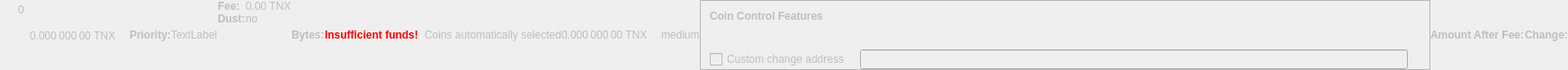
    <widget class="QWidget" name="dummyHideWidget" native="true">
     <property name="enabled">
      <bool>false</bool>
     </property>
     <property name="maximumSize">
      <size>
       <width>100</width>
       <height>22</height>
      </size>
     </property>
     <layout class="QHBoxLayout" name="dummyHideLayout">
      <property name="spacing">
       <number>0</number>
      </property>
      <property name="leftMargin">
       <number>0</number>
      </property>
      <property name="topMargin">
       <number>0</number>
      </property>
      <property name="rightMargin">
       <number>0</number>
      </property>
      <property name="bottomMargin">
       <number>0</number>
      </property>
      <item>
       <layout class="QFormLayout" name="formLayoutCoinControl1">
        <property name="horizontalSpacing">
         <number>10</number>
        </property>
        <property name="verticalSpacing">
         <number>14</number>
        </property>
        <property name="leftMargin">
         <number>10</number>
        </property>
        <property name="topMargin">
         <number>4</number>
        </property>
        <property name="rightMargin">
         <number>6</number>
        </property>
        <item row="0" column="1">
         <widget class="QLabel" name="labelCoinControlBytes">
          <property name="cursor">
           <cursorShape>IBeamCursor</cursorShape>
          </property>
          <property name="contextMenuPolicy">
           <enum>Qt::ActionsContextMenu</enum>
          </property>
          <property name="text">
           <string notr="true">0</string>
          </property>
          <property name="textInteractionFlags">
           <set>Qt::LinksAccessibleByMouse|Qt::TextSelectableByKeyboard|Qt::TextSelectableByMouse</set>
          </property>
         </widget>
        </item>
       </layout>
      </item>
      <item>
       <widget class="QLabel" name="labelCoinControlAfterFee">
        <property name="enabled">
         <bool>false</bool>
        </property>
        <property name="sizePolicy">
         <sizepolicy hsizetype="Fixed" vsizetype="Fixed">
          <horstretch>0</horstretch>
          <verstretch>0</verstretch>
         </sizepolicy>
        </property>
        <property name="minimumSize">
         <size>
          <width>111</width>
          <height>12</height>
         </size>
        </property>
        <property name="maximumSize">
         <size>
          <width>111</width>
          <height>12</height>
         </size>
        </property>
        <property name="cursor">
         <cursorShape>IBeamCursor</cursorShape>
        </property>
        <property name="contextMenuPolicy">
         <enum>Qt::ActionsContextMenu</enum>
        </property>
        <property name="text">
         <string notr="true">0.000 000 00 TNX</string>
        </property>
        <property name="textInteractionFlags">
         <set>Qt::LinksAccessibleByMouse|Qt::TextSelectableByKeyboard|Qt::TextSelectableByMouse</set>
        </property>
       </widget>
      </item>
      <item>
       <widget class="QLabel" name="labelCoinControlPriorityText">
        <property name="enabled">
         <bool>false</bool>
        </property>
        <property name="font">
         <font>
          <weight>75</weight>
          <bold>true</bold>
         </font>
        </property>
        <property name="text">
         <string>Priority:</string>
        </property>
       </widget>
      </item>
      <item>
       <layout class="QHBoxLayout" name="horizontalLayout">
        <item>
         <widget class="QLabel" name="WarningLabel">
          <property name="text">
           <string>TextLabel</string>
          </property>
         </widget>
        </item>
       </layout>
      </item>
      <item>
       <layout class="QFormLayout" name="formLayoutCoinControl3">
        <property name="horizontalSpacing">
         <number>0</number>
        </property>
        <property name="verticalSpacing">
         <number>0</number>
        </property>
        <property name="leftMargin">
         <number>0</number>
        </property>
        <property name="topMargin">
         <number>0</number>
        </property>
        <property name="rightMargin">
         <number>0</number>
        </property>
        <item row="0" column="0">
         <widget class="QLabel" name="labelCoinControlFeeText">
          <property name="enabled">
           <bool>false</bool>
          </property>
          <property name="font">
           <font>
            <weight>75</weight>
            <bold>true</bold>
           </font>
          </property>
          <property name="text">
           <string>Fee:</string>
          </property>
          <property name="margin">
           <number>0</number>
          </property>
         </widget>
        </item>
        <item row="0" column="1">
         <widget class="QLabel" name="labelCoinControlFee">
          <property name="enabled">
           <bool>false</bool>
          </property>
          <property name="cursor">
           <cursorShape>IBeamCursor</cursorShape>
          </property>
          <property name="contextMenuPolicy">
           <enum>Qt::ActionsContextMenu</enum>
          </property>
          <property name="text">
           <string notr="true">0.00 TNX</string>
          </property>
          <property name="textInteractionFlags">
           <set>Qt::LinksAccessibleByMouse|Qt::TextSelectableByKeyboard|Qt::TextSelectableByMouse</set>
          </property>
         </widget>
        </item>
        <item row="1" column="0">
         <widget class="QLabel" name="labelCoinControlLowOutputText">
          <property name="enabled">
           <bool>false</bool>
          </property>
          <property name="font">
           <font>
            <weight>75</weight>
            <bold>true</bold>
           </font>
          </property>
          <property name="text">
           <string>Dust:</string>
          </property>
         </widget>
        </item>
        <item row="1" column="1">
         <widget class="QLabel" name="labelCoinControlLowOutput">
          <property name="enabled">
           <bool>false</bool>
          </property>
          <property name="cursor">
           <cursorShape>IBeamCursor</cursorShape>
          </property>
          <property name="contextMenuPolicy">
           <enum>Qt::ActionsContextMenu</enum>
          </property>
          <property name="text">
           <string>no</string>
          </property>
          <property name="textInteractionFlags">
           <set>Qt::LinksAccessibleByMouse|Qt::TextSelectableByKeyboard|Qt::TextSelectableByMouse</set>
          </property>
         </widget>
        </item>
       </layout>
      </item>
      <item>
       <widget class="QLabel" name="labelCoinControlBytesText">
        <property name="enabled">
         <bool>false</bool>
        </property>
        <property name="font">
         <font>
          <weight>75</weight>
          <bold>true</bold>
         </font>
        </property>
        <property name="text">
         <string>Bytes:</string>
        </property>
       </widget>
      </item>
      <item>
       <layout class="QFormLayout" name="formLayoutCoinControl2">
        <property name="horizontalSpacing">
         <number>0</number>
        </property>
        <property name="verticalSpacing">
         <number>0</number>
        </property>
        <property name="leftMargin">
         <number>0</number>
        </property>
        <property name="topMargin">
         <number>0</number>
        </property>
        <property name="rightMargin">
         <number>0</number>
        </property>
       </layout>
      </item>
      <item>
       <layout class="QHBoxLayout" name="horizontalLayoutCoinControl2">
        <property name="spacing">
         <number>0</number>
        </property>
        <property name="bottomMargin">
         <number>0</number>
        </property>
       </layout>
      </item>
      <item>
       <widget class="QLabel" name="labelCoinControlInsuffFunds">
        <property name="enabled">
         <bool>false</bool>
        </property>
        <property name="minimumSize">
         <size>
          <width>0</width>
          <height>0</height>
         </size>
        </property>
        <property name="font">
         <font>
          <weight>75</weight>
          <bold>true</bold>
         </font>
        </property>
        <property name="styleSheet">
         <string notr="true">color:red;font-weight:bold;</string>
        </property>
        <property name="text">
         <string>Insufficient funds!</string>
        </property>
        <property name="margin">
         <number>5</number>
        </property>
       </widget>
      </item>
      <item>
       <layout class="QFormLayout" name="formLayoutCoinControl4">
        <property name="horizontalSpacing">
         <number>0</number>
        </property>
        <property name="verticalSpacing">
         <number>0</number>
        </property>
        <property name="leftMargin">
         <number>0</number>
        </property>
        <property name="topMargin">
         <number>0</number>
        </property>
        <property name="rightMargin">
         <number>0</number>
        </property>
       </layout>
      </item>
      <item>
       <widget class="QLabel" name="labelCoinControlChangeLabel">
        <property name="enabled">
         <bool>false</bool>
        </property>
        <property name="sizePolicy">
         <sizepolicy hsizetype="Preferred" vsizetype="Expanding">
          <horstretch>0</horstretch>
          <verstretch>0</verstretch>
         </sizepolicy>
        </property>
        <property name="minimumSize">
         <size>
          <width>0</width>
          <height>0</height>
         </size>
        </property>
        <property name="text">
         <string/>
        </property>
        <property name="margin">
         <number>3</number>
        </property>
       </widget>
      </item>
      <item>
       <widget class="QLabel" name="labelCoinControlAutomaticallySelected">
        <property name="enabled">
         <bool>false</bool>
        </property>
        <property name="sizePolicy">
         <sizepolicy hsizetype="Fixed" vsizetype="Fixed">
          <horstretch>0</horstretch>
          <verstretch>0</verstretch>
         </sizepolicy>
        </property>
        <property name="minimumSize">
         <size>
          <width>0</width>
          <height>0</height>
         </size>
        </property>
        <property name="maximumSize">
         <size>
          <width>240</width>
          <height>16777215</height>
         </size>
        </property>
        <property name="text">
         <string>Coins automatically selected</string>
        </property>
        <property name="margin">
         <number>5</number>
        </property>
       </widget>
      </item>
      <item>
       <widget class="QLabel" name="labelCoinControlChange">
        <property name="enabled">
         <bool>false</bool>
        </property>
        <property name="sizePolicy">
         <sizepolicy hsizetype="Fixed" vsizetype="Fixed">
          <horstretch>0</horstretch>
          <verstretch>0</verstretch>
         </sizepolicy>
        </property>
        <property name="minimumSize">
         <size>
          <width>111</width>
          <height>0</height>
         </size>
        </property>
        <property name="maximumSize">
         <size>
          <width>111</width>
          <height>16777215</height>
         </size>
        </property>
        <property name="cursor">
         <cursorShape>IBeamCursor</cursorShape>
        </property>
        <property name="contextMenuPolicy">
         <enum>Qt::ActionsContextMenu</enum>
        </property>
        <property name="text">
         <string notr="true">0.000 000 00 TNX</string>
        </property>
        <property name="textInteractionFlags">
         <set>Qt::LinksAccessibleByMouse|Qt::TextSelectableByKeyboard|Qt::TextSelectableByMouse</set>
        </property>
       </widget>
      </item>
      <item>
       <widget class="QLabel" name="labelCoinControlPriority">
        <property name="enabled">
         <bool>false</bool>
        </property>
        <property name="cursor">
         <cursorShape>IBeamCursor</cursorShape>
        </property>
        <property name="contextMenuPolicy">
         <enum>Qt::ActionsContextMenu</enum>
        </property>
        <property name="text">
         <string>medium</string>
        </property>
        <property name="textInteractionFlags">
         <set>Qt::LinksAccessibleByMouse|Qt::TextSelectableByKeyboard|Qt::TextSelectableByMouse</set>
        </property>
       </widget>
      </item>
      <item>
       <widget class="QFrame" name="frameCoinControl">
        <property name="sizePolicy">
         <sizepolicy hsizetype="Expanding" vsizetype="Expanding">
          <horstretch>0</horstretch>
          <verstretch>0</verstretch>
         </sizepolicy>
        </property>
        <property name="maximumSize">
         <size>
          <width>16777215</width>
          <height>16777215</height>
         </size>
        </property>
        <property name="frameShape">
         <enum>QFrame::StyledPanel</enum>
        </property>
        <property name="frameShadow">
         <enum>QFrame::Sunken</enum>
        </property>
        <layout class="QVBoxLayout" name="verticalLayoutCoinControl2_2">
         <property name="spacing">
          <number>0</number>
         </property>
         <property name="leftMargin">
          <number>0</number>
         </property>
         <property name="topMargin">
          <number>0</number>
         </property>
         <property name="rightMargin">
          <number>0</number>
         </property>
         <property name="bottomMargin">
          <number>0</number>
         </property>
         <item>
          <layout class="QVBoxLayout" name="verticalLayoutCoinControl" stretch="0,0,0,1">
           <property name="spacing">
            <number>0</number>
           </property>
           <property name="leftMargin">
            <number>10</number>
           </property>
           <property name="topMargin">
            <number>10</number>
           </property>
           <item>
            <layout class="QHBoxLayout" name="horizontalLayoutCoinControl1">
             <property name="bottomMargin">
              <number>15</number>
             </property>
             <item>
              <widget class="QLabel" name="labelCoinControlFeatures">
               <property name="enabled">
                <bool>false</bool>
               </property>
               <property name="sizePolicy">
                <sizepolicy hsizetype="Preferred" vsizetype="Maximum">
                 <horstretch>0</horstretch>
                 <verstretch>0</verstretch>
                </sizepolicy>
               </property>
               <property name="font">
                <font>
                 <weight>75</weight>
                 <bold>true</bold>
                </font>
               </property>
               <property name="styleSheet">
                <string notr="true">font-weight:bold;</string>
               </property>
               <property name="text">
                <string>Coin Control Features</string>
               </property>
              </widget>
             </item>
            </layout>
           </item>
           <item>
            <widget class="QWidget" name="widgetCoinControl" native="true">
             <property name="sizePolicy">
              <sizepolicy hsizetype="Preferred" vsizetype="Preferred">
               <horstretch>0</horstretch>
               <verstretch>0</verstretch>
              </sizepolicy>
             </property>
             <property name="minimumSize">
              <size>
               <width>0</width>
               <height>0</height>
              </size>
             </property>
             <property name="styleSheet">
              <string notr="true"/>
             </property>
             <layout class="QHBoxLayout" name="horizontalLayoutCoinControl5_2">
              <property name="leftMargin">
               <number>0</number>
              </property>
              <property name="topMargin">
               <number>0</number>
              </property>
              <property name="rightMargin">
               <number>0</number>
              </property>
              <property name="bottomMargin">
               <number>0</number>
              </property>
              <item>
               <layout class="QHBoxLayout" name="horizontalLayoutCoinControl3">
                <property name="spacing">
                 <number>20</number>
                </property>
                <property name="topMargin">
                 <number>0</number>
                </property>
                <property name="bottomMargin">
                 <number>10</number>
                </property>
               </layout>
              </item>
             </layout>
            </widget>
           </item>
           <item>
            <layout class="QHBoxLayout" name="horizontalLayoutCoinControl4" stretch="0,0,0">
             <property name="spacing">
              <number>12</number>
             </property>
             <property name="sizeConstraint">
              <enum>QLayout::SetDefaultConstraint</enum>
             </property>
             <property name="topMargin">
              <number>5</number>
             </property>
             <property name="rightMargin">
              <number>5</number>
             </property>
             <item>
              <widget class="QCheckBox" name="checkBoxCoinControlChange">
               <property name="enabled">
                <bool>false</bool>
               </property>
               <property name="toolTip">
                <string>If this is activated, but the change address is empty or invalid, change will be sent to a newly generated address.</string>
               </property>
               <property name="text">
                <string>Custom change address</string>
               </property>
              </widget>
             </item>
             <item>
              <widget class="QValidatedLineEdit" name="lineEditCoinControlChange">
               <property name="enabled">
                <bool>false</bool>
               </property>
               <property name="sizePolicy">
                <sizepolicy hsizetype="Expanding" vsizetype="Fixed">
                 <horstretch>0</horstretch>
                 <verstretch>0</verstretch>
                </sizepolicy>
               </property>
              </widget>
             </item>
             <item>
              <widget class="QLabel" name="labelCoinControlChangeLabel_2">
               <property name="sizePolicy">
                <sizepolicy hsizetype="Preferred" vsizetype="Expanding">
                 <horstretch>0</horstretch>
                 <verstretch>0</verstretch>
                </sizepolicy>
               </property>
               <property name="minimumSize">
                <size>
                 <width>0</width>
                 <height>0</height>
                </size>
               </property>
               <property name="text">
                <string/>
               </property>
               <property name="margin">
                <number>3</number>
               </property>
              </widget>
             </item>
            </layout>
           </item>
           <item>
            <spacer name="verticalSpacerCoinControl">
             <property name="orientation">
              <enum>Qt::Vertical</enum>
             </property>
             <property name="sizeHint" stdset="0">
              <size>
               <width>800</width>
               <height>1</height>
              </size>
             </property>
            </spacer>
           </item>
          </layout>
         </item>
        </layout>
       </widget>
      </item>
      <item>
       <widget class="QLabel" name="labelCoinControlAfterFeeText">
        <property name="enabled">
         <bool>false</bool>
        </property>
        <property name="minimumSize">
         <size>
          <width>0</width>
          <height>0</height>
         </size>
        </property>
        <property name="maximumSize">
         <size>
          <width>16777215</width>
          <height>16777215</height>
         </size>
        </property>
        <property name="font">
         <font>
          <weight>75</weight>
          <bold>true</bold>
         </font>
        </property>
        <property name="text">
         <string>Amount After Fee:</string>
        </property>
        <property name="alignment">
         <set>Qt::AlignLeading|Qt::AlignLeft|Qt::AlignVCenter</set>
        </property>
        <property name="margin">
         <number>0</number>
        </property>
       </widget>
      </item>
      <item>
       <widget class="QLabel" name="labelCoinControlChangeText">
        <property name="enabled">
         <bool>false</bool>
        </property>
        <property name="sizePolicy">
         <sizepolicy hsizetype="Preferred" vsizetype="Preferred">
          <horstretch>0</horstretch>
          <verstretch>0</verstretch>
         </sizepolicy>
        </property>
        <property name="minimumSize">
         <size>
          <width>0</width>
          <height>0</height>
         </size>
        </property>
        <property name="maximumSize">
         <size>
          <width>16777215</width>
          <height>16777215</height>
         </size>
        </property>
        <property name="font">
         <font>
          <weight>75</weight>
          <bold>true</bold>
         </font>
        </property>
        <property name="text">
         <string>Change:</string>
        </property>
        <property name="alignment">
         <set>Qt::AlignLeading|Qt::AlignLeft|Qt::AlignVCenter</set>
        </property>
       </widget>
      </item>
     </layout>
    </widget>
